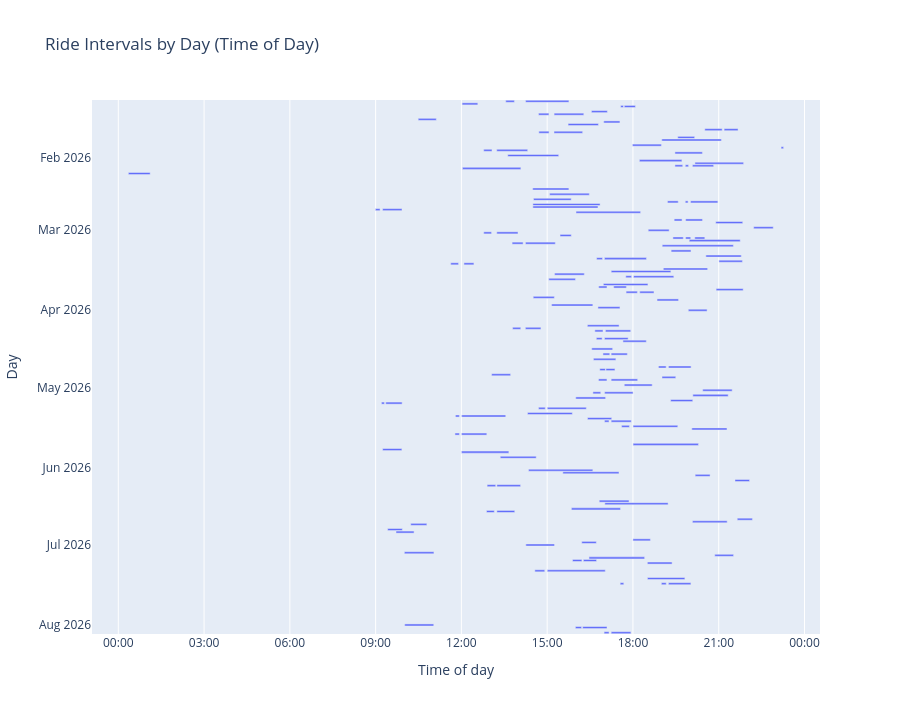

Notebook code cell kept with this figure:
### Code cell
plot_ride_intervals(df_session)

### Figure 1 — Plotly figure (JSON) as saved in the notebook; plotly's stock layout.template omitted (floating-point values rounded to 4 significant figures; data arrays with more than 128 entries replaced by an {"elided": "..."} marker saying what was removed)
{"data": [{"base": {"elided": "162 str values"}, "hovertemplate": "start_tod=%{base}<br>end_tod=%{x}<br>day=%{y}<extra></extra>", "legendgroup": "", "marker": {"color": "#636efa", "pattern": {"shape": ""}}, "name": "", "orientation": "h", "showlegend": false, "textposition": "auto", "type": "bar", "x": {"elided": "162 int values"}, "xaxis": "x", "y": {"elided": "162 str values"}, "yaxis": "y"}], "layout": {"barmode": "overlay", "height": 714, "legend": {"tracegroupgap": 0}, "title": {"text": "Ride Intervals by Day (Time of Day)"}, "xaxis": {"anchor": "y", "domain": [0, 1], "tickformat": "%H:%M", "title": {"text": "Time of day"}, "type": "date"}, "yaxis": {"anchor": "x", "autorange": "reversed", "categoryarray": ["2026-08-04", "2026-08-02", "2026-08-01", "2026-07-16", "2026-07-14", "2026-07-11", "2026-07-08", "2026-07-07", "2026-07-06", "2026-07-05", "2026-07-04", "2026-07-01", "2026-06-30", "2026-06-29", "2026-06-26", "2026-06-25", "2026-06-23", "2026-06-22", "2026-06-21", "2026-06-18", "2026-06-17", "2026-06-15", "2026-06-14", "2026-06-08", "2026-06-06", "2026-06-04", "2026-06-03", "2026-06-02", "2026-05-28", "2026-05-26", "2026-05-25", "2026-05-23", "2026-05-19", "2026-05-17", "2026-05-16", "2026-05-14", "2026-05-13", "2026-05-12", "2026-05-11", "2026-05-09", "2026-05-07", "2026-05-06", "2026-05-05", "2026-05-04", "2026-05-03", "2026-05-02", "2026-04-30", "2026-04-28", "2026-04-27", "2026-04-26", "2026-04-24", "2026-04-23", "2026-04-20", "2026-04-18", "2026-04-16", "2026-04-13", "2026-04-12", "2026-04-09", "2026-04-08", "2026-04-07", "2026-04-01", "2026-03-31", "2026-03-30", "2026-03-28", "2026-03-27", "2026-03-25", "2026-03-24", "2026-03-23", "2026-03-22", "2026-03-20", "2026-03-19", "2026-03-18", "2026-03-17", "2026-03-16", "2026-03-14", "2026-03-13", "2026-03-12", "2026-03-11", "2026-03-09", "2026-03-07", "2026-03-06", "2026-03-05", "2026-03-04", "2026-03-03", "2026-03-02", "2026-03-01", "2026-02-28", "2026-02-26", "2026-02-25", "2026-02-22", "2026-02-21", "2026-02-20", "2026-02-19", "2026-02-18", "2026-02-17", "2026-02-15", "2026-02-13", "2026-02-07", "2026-02-05", "2026-02-04", "2026-02-03", "2026-02-02", "2026-01-31", "2026-01-30", "2026-01-29", "2026-01-28", "2026-01-27", "2026-01-25", "2026-01-24", "2026-01-22", "2026-01-21", "2026-01-19", "2026-01-18", "2026-01-17", "2026-01-15", "2026-01-14", "2026-01-12", "2026-01-11", "2026-01-10"], "categoryorder": "array", "domain": [0, 1], "title": {"text": "Day"}}}}
